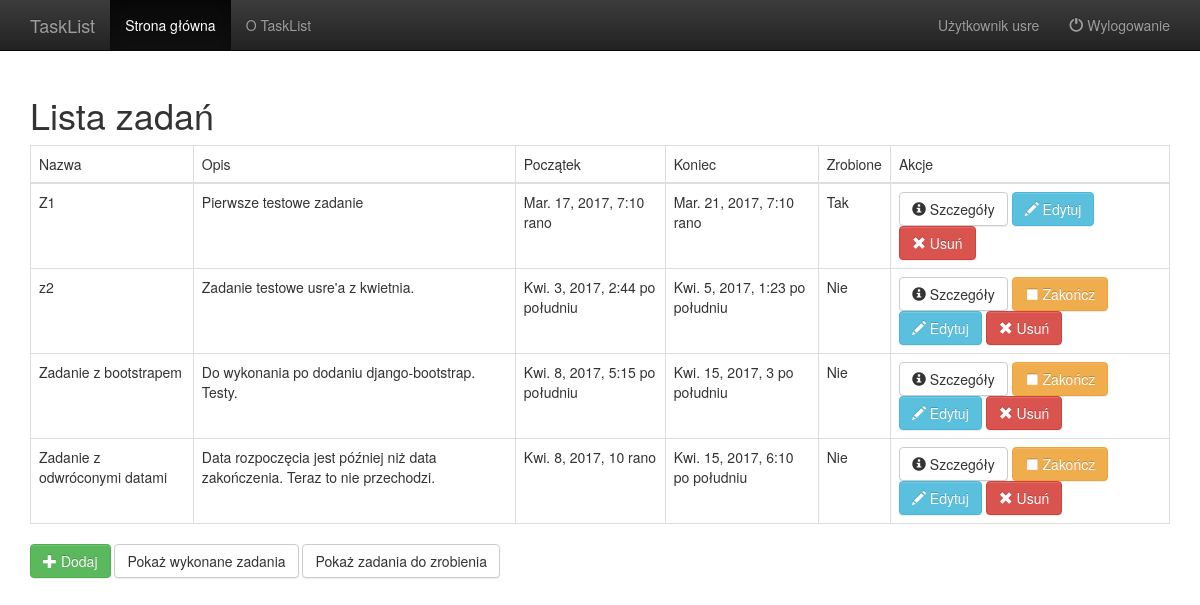
The app's page /tasks (signed in), older data.
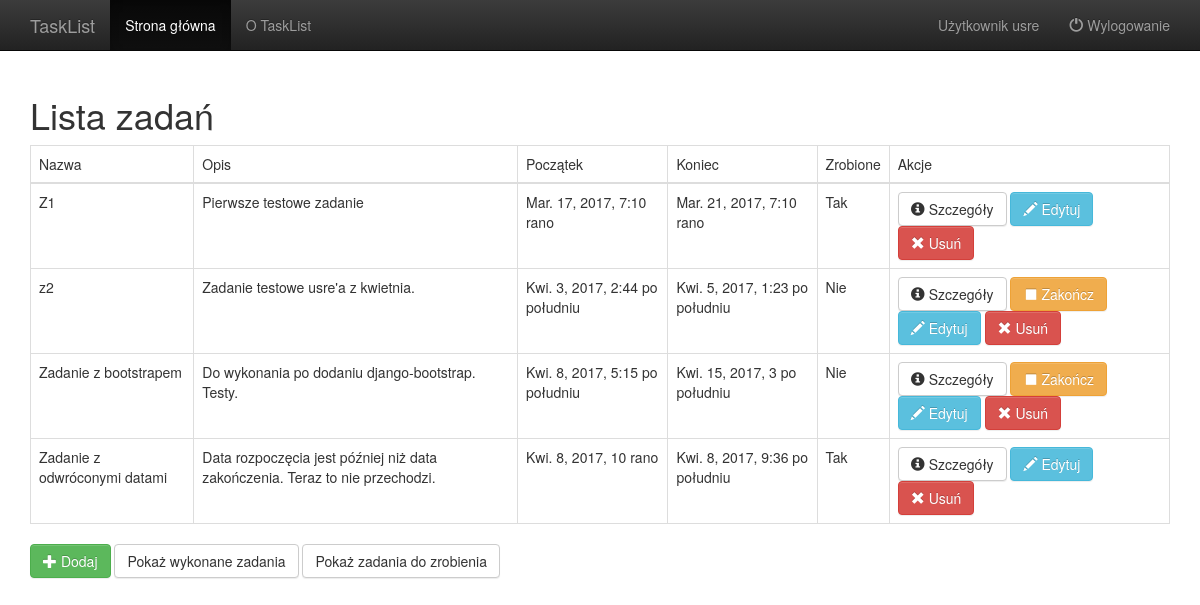
The same page, newer data.
### TaskList/models.py (models this page shows, shortened)
class Task(models.Model):
    user = models.ForeignKey(User)
    name = models.CharField(max_length=256)
    description = models.TextField(max_length=4000)
    start = models.DateTimeField(default=datetime.now)
    end = models.DateTimeField(default=datetime.now)
    done = models.BooleanField(default=False)

### TaskList/list_views.py (the view)
# urls.py: url(r'^tasks$', list_views.TaskList.as_view(), name='task_list'),
@method_decorator(login_required, name='dispatch')
class TaskList(ListView):
    allow_empty = True
    def get_queryset(self):
        return Task.objects.filter(user=self.request.user.pk)
    def get_context_data(self, **kwargs):
        context = super(TaskList, self).get_context_data(**kwargs)
        context['user'] = self.request.user
        context['active'] = 'tasks'
        return context

### TaskList/AuthenticationBackend.py (called while the page is built)
    def get_user(self, user_id):
        try:
            return User.objects.get(pk=user_id)
        except User.DoesNotExist:
            return None

### TaskList/templates/TaskList/task_list.html (shortened to what this page needs)
{% extends "layout.html" %}
{% block content %}
    <h1>Lista zadań</h1>
	<table class="table table-bordered">
		<thead>
		<tr>
			<td>Nazwa</td><td>Opis</td><td>Początek</td><td>Koniec</td><td>Zrobione</td><td>Akcje</td>
		</tr>
		</thead>
		<tbody>
		{% for task in object_list %}
		<tr>
			<td>{{task.name}}</td><td>{{task.description}}</td><td>{{task.start}}</td><td>{{task.end}}</td>
            <td>
				{% if task.done %}
                Tak
                {% else %}
                Nie
				{% endif %}
			</td>
			<td>
				<a class="btn btn-default" href="{% url 'task_details' task.id %}">
                    <span class="glyphicon glyphicon-info-sign"></span>
                    Szczegóły
                </a>
                {% if not task.done %}
				<a class="btn btn-warning" href="{% url 'task_finish' task.id %}">
                    <span class="glyphicon glyphicon-stop"></span>
                    Zakończ
                </a>
				{% endif %}
				<a class="btn btn-info" href="{% url 'task_edit' task.id %}">
                    <span class="glyphicon glyphicon-pencil"></span>
                    Edytuj
                </a>
				<a class="btn btn-danger" href="{% url 'task_delete' task.id %}">
                    <span class="glyphicon glyphicon-remove"></span> Usuń
                </a>
			</td>
		</tr>
        {% empty %}
        <tr>Brak zadań</tr>
		{% endfor %}
		</tbody>
	</table>
	<a class="btn btn-success" href="{% url 'task_new' %}"><span class="glyphicon glyphicon-plus"></span> Dodaj</a>
	<a class="btn btn-default" href="{% url 'task_list_done' %}">Pokaż wykonane zadania</a>
	<a class="btn btn-default" href="{% url 'task_list_todo' %}">Pokaż zadania do zrobienia</a>
{% endblock %}

Row changes from the older to the newer data that the page shows:
changed Task "Zadanie z odwróconymi datami": end "Kwi. 15, 2017, 6:10 po południu" → "Kwi. 8, 2017, 9:36 po południu"; done "Nie Zakończ" → "Tak"
